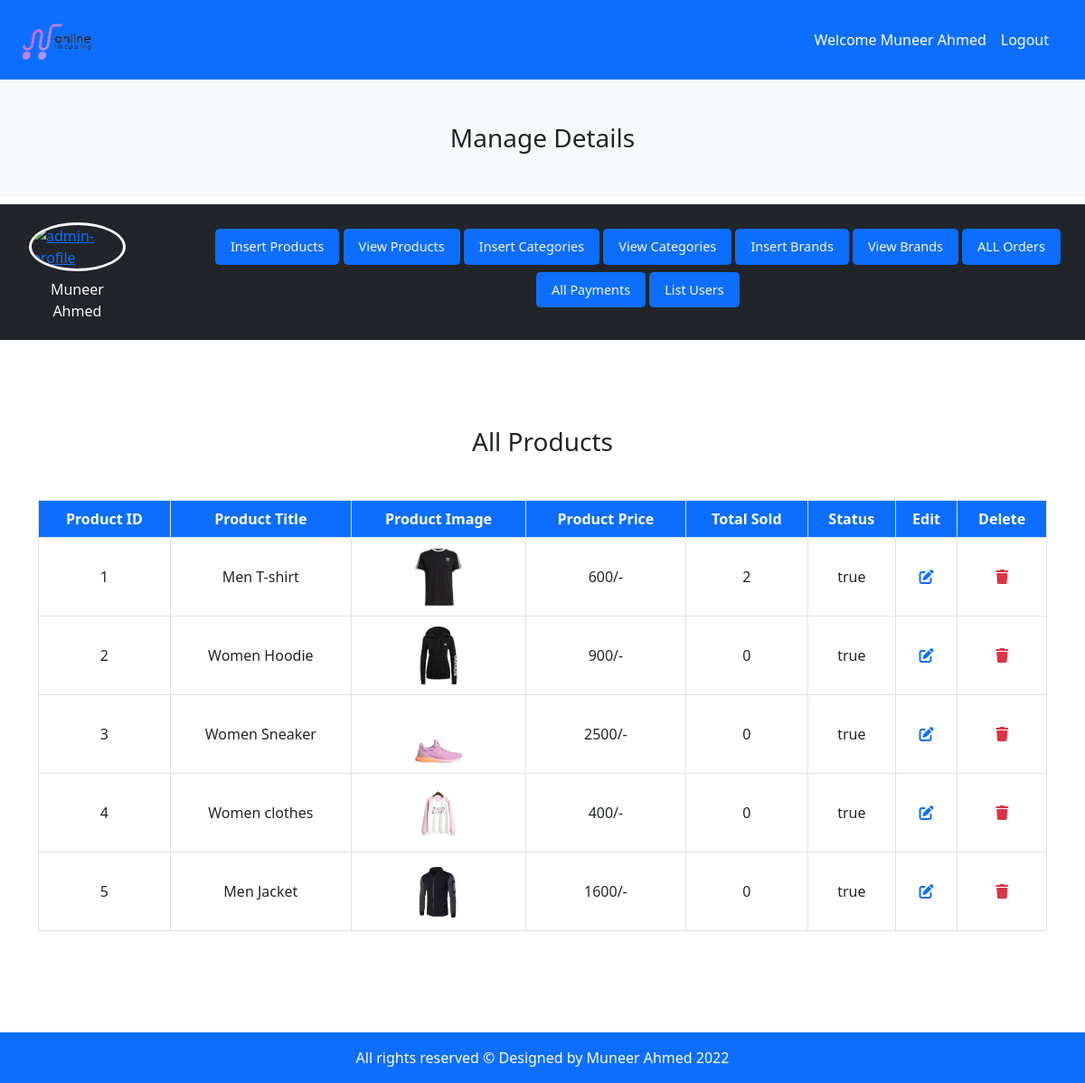
/Admin/index.php?view_products (signed in), run on the app's committed database.
### tables this page shows
CREATE TABLE `products` (
  `product_id` int(11) NOT NULL,
  `product_title` varchar(100) NOT NULL,
  `product_description` varchar(255) NOT NULL,
  `product_keywords` varchar(255) NOT NULL,
  `category_title` varchar(50) NOT NULL,
  `brand_title` varchar(50) NOT NULL,
  `product_image1` varchar(255) NOT NULL,
  `product_image2` varchar(255) NOT NULL,
  `product_image3` varchar(255) NOT NULL,
  `product_price` varchar(100) NOT NULL,
  `product_stock` varchar(255) NOT NULL,
  `date` timestamp NOT NULL DEFAULT current_timestamp() ON UPDATE current_timestamp(),
  `status` varchar(100) NOT NULL
);

### Admin/view_products.php (the view)
<h3 class="text-center">All Products</h3>
<table class="table table-bordered mt-5 text-center">
    <thead class="bg-primary text-white">
        <tr>
            <th>Product ID</th>
            <th>Product Title</th>
            <th>Product Image</th>
            <th>Product Price</th>
            <th>Total Sold</th>
            <th>Status</th>
            <th>Edit</th>
            <th>Delete</th>
        </tr>
    </thead>
    <tbody>
        <?php
        $get_products = "SELECT * FROM products";
        $result = mysqli_query($connection, $get_products);
        $number = 0;
        while($row = mysqli_fetch_assoc($result)) {
            $product_id = $row['product_id'];
            $product_title = $row['product_title'];
            $product_image1 = $row['product_image1'];
            $product_price = $row['product_price'];
            $status = $row['status'];
            $number++;
        ?>
        <tr class='body-row'>
        <td><?php echo $number; ?></td>
        <td><?php echo $product_title; ?></td>
        <td><?php echo "<img src='./product_images/$product_image1' alt='product_image' class='view-image'>"; ?></td>
        <td><?php echo $product_price . "/-"; ?></td>
        <td><?php
        $get_count = "SELECT * FROM order_pending WHERE product_id = $product_id";
        $result_count = mysqli_query($connection, $get_count);
        $row_count = mysqli_num_rows($result_count);
        echo $row_count;
        ?></td>
        <td><?php echo $status; ?></td>
        <td><a href='index.php?edit_products=<?php echo $product_id; ?>' class='text-dark'><i class='fa-solid fa-pen-to-square text-primary'></i></a></td>
        <td><a href='index.php?delete_product=<?php echo $product_id; ?>' class='text-dark'><i class='fa-solid fa-trash text-danger'></i></a></td>
        </tr>
        <?php
        }
        ?>
    </tbody>
</table>

### Admin/index.php (shortened to what this page needs)
<?php
include('../includes/connect.php');
?>
<!DOCTYPE html>
<html lang="en">
<head>
    <link href="https://cdn.jsdelivr.net/npm/bootstrap@5.0.2/dist/css/bootstrap.min.css" rel="stylesheet"
>
    <link rel="stylesheet" href="https://cdnjs.cloudflare.com/ajax/libs/font-awesome/6.2.1/css/all.min.css"
 />
    <link rel="stylesheet" href="../style.css">
</head>
<body>
    <div class="container-fluid p-0">
        <nav class="navbar navbar-expand-lg navbar-light bg-primary">
            <div class="container-fluid">
                <img class="logo" src="../products/logo.png" alt="logo">
                <nav class="navbar navbar-expand-lg">
                    <ul class="navbar-nav">
                        <li class="nav-item d-flex">
                            <?php
                            if(!isset($_SESSION['admin_username'])) {
                                echo " <li class='nav-item'>
                                <a class='first-nav nav-link text-white' href='#'>Guest Account</a>
                                </li>";
                            } else {
                                echo "<li class='nav-item'>
                                <a class='first-nav nav-link text-white' href='#'>Welcome ". $_SESSION['admin_username']."</a>
                                </li>";
                            }
                            if(!isset($_SESSION['admin_username'])) {
                                echo "<li class='nav-item'>
                                <a class='first-nav nav-link text-white' href='./admin_login.php'>Login</a>
                            </li>";
                            } else {
                                echo "<li class='nav-item'>
                                <a class='first-nav nav-link text-white' href='./admin_logout.php'>Logout</a>
                            </li>";
                            }
                            ?>
                        </li>
                    </ul>
                </nav>
            </div>
        </nav>
        <div class="bg-light">
            <h3 class="text-center p-5">Manage Details</h3>
        </div>
        <div class="row">
            <div class="col-md-12 p-1 bg-dark d-flex align-items-center">
                <div class="me-5 ms-4 p-3">
                    <a href="#"><img src="../products/admin-profile.png" alt="admin-profile" class="admin-image border border-3 border-light rounded-circle"></a>
                    <?php
                    if(!isset($_SESSION['admin_username'])) {
                        echo " <p class='text-light text-center m-0 mt-2'>Admin Name</p>";
                    } else {
                        echo "<p class='text-light text-center m-0 mt-2'> ". $_SESSION['admin_username']."</p>";
                    }
                    ?>
                </div>
                <div class="button text-center">
                    <button class="border border-primary rounded-3 mb-2">
                        <a href="insert_product.php" class="nav-link text-light bg-primary button-text">Insert Products</a>
                    </button>
                    <button class="border border-primary rounded-3 mb-2">
                        <a href="index.php?view_products" class="nav-link text-light bg-primary button-text">View Products</a>
                    </button>
                    <button class="border border-primary rounded-3 mb-2">
                        <a href="index.php?insert_category" class="nav-link text-light bg-primary button-text">Insert Categories</a>
                     </button>
                    <button class="border border-primary rounded-3 mb-2">
                        <a href="index.php?view_categories" class="nav-link text-light bg-primary button-text">View Categories</a>
                    </button>
                    <button class="border border-primary rounded-3 mb-2">
                        <a href="index.php?insert_brand" class="nav-link text-light bg-primary button-text">Insert Brands</a>
                    </button>
                    <button class="border border-primary rounded-3 mb-2">
                        <a href="index.php?view_brands" class="nav-link text-light bg-primary button-text">View Brands</a>
                    </button>
                    <button class="border border-primary rounded-3 mb-2">
                        <a href="index.php?list_orders" class="nav-link text-light bg-primary button-text">ALL Orders</a>
                    </button>
                    <button class="border border-primary rounded-3 mb-2">
                        <a href="index.php?list_payment" class="nav-link text-light bg-primary button-text">All Payments</a>
                    </button>
                    <button class="border border-primary rounded-3 mb-2">
                        <a href="index.php?list_user" class="nav-link text-light bg-primary button-text">List Users</a>
                    </button>
                </div>
            </div>
        </div>
        <div class="container my-5 py-5">
            <?php
            if(isset($_GET['view_products'])) {
                include_once('view_products.php');
            }
            ?>
        </div>
        <?php require_once("../includes/footer.php") ?>
    </div>
</body>
</html>

### includes/footer.php
<div class="bg-primary text-white p-3 text-center">
    <p class="m-0">All rights reserved &copy; Designed by Muneer Ahmed 2022</p>
</div>

### style.css (style rules this page uses)
* { margin: 0; padding: 0; box-sizing: border-box; }
body { overflow-x: hidden; }
.navbar { padding: 12px 10px; }
.logo { width: 7%; height: 7%; margin-right: 20px; }
.admin-image { width: 80px; object-fit: cover; }
.button-text { font-size: .9em; }
.body-row td { vertical-align: middle; }
.view-image { width: 70px; height: 70px; object-fit: contain; }

### data on the page
products: product_title "Men T-shirt", product_image1 (picture), product_price "600", row_count "2", status "true"
products: product_title "Women Hoodie", product_image1 (picture), product_price "900", row_count "0", status "true"
products: product_title "Women Sneaker", product_image1 (picture), product_price "2500", row_count "0", status "true"
products: product_title "Women clothes", product_image1 (picture), product_price "400", row_count "0", status "true"
products: product_title "Men Jacket", product_image1 (picture), product_price "1600", row_count "0", status "true"

### other printed values
$_SESSION['admin_username'] "Muneer Ahmed"
